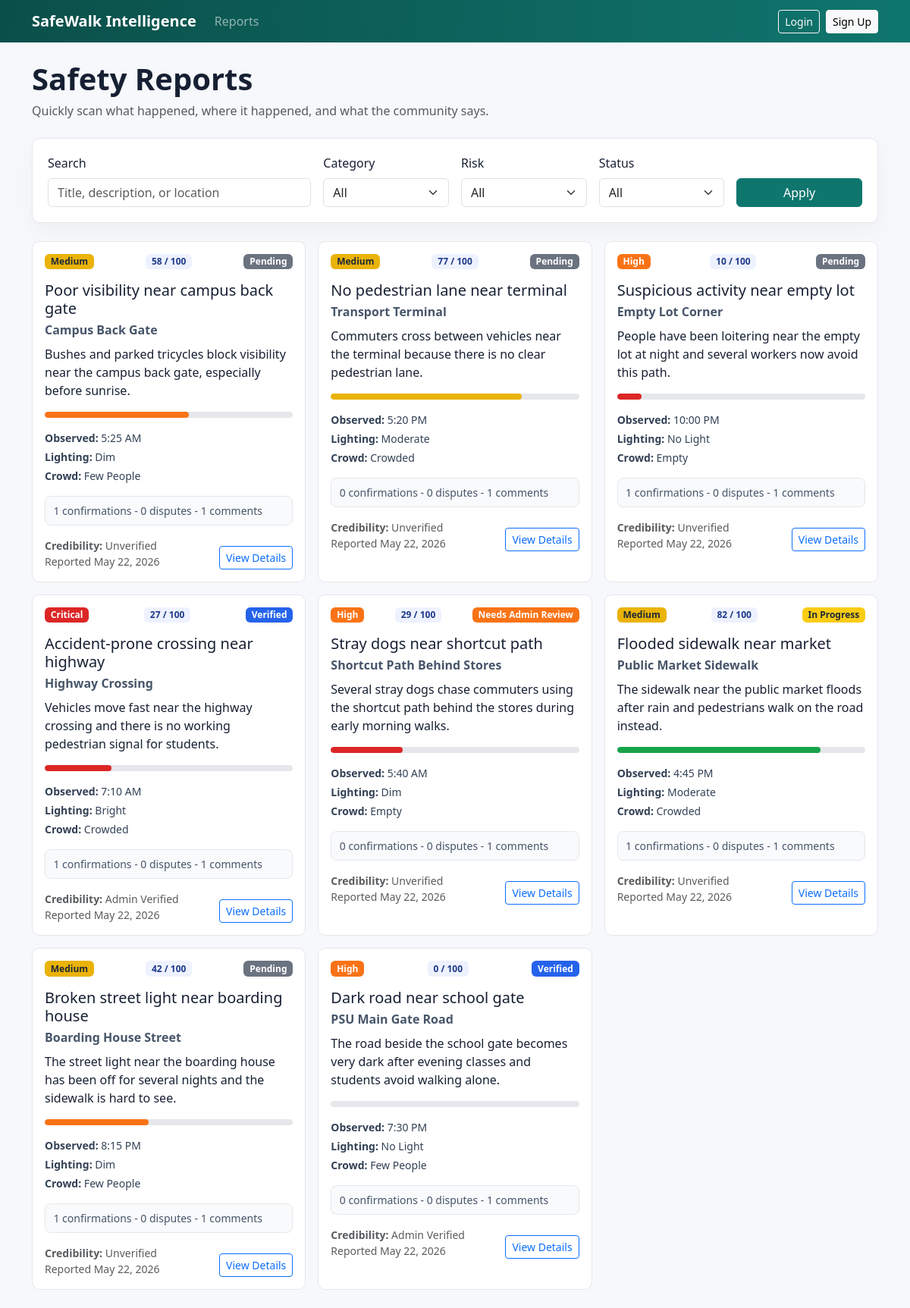
The page /reports/ on the database its author committed.
### reports/models.py (models this page shows, shortened)
class SafetyReport(models.Model):
    class Category(models.TextChoices):
        DARK_AREA = "dark_area", "Dark Area"
        BROKEN_STREET_LIGHT = "broken_street_light", "Broken Street Light"
        FLOODED_ROAD = "flooded_road", "Flooded Road"
        STRAY_DOGS = "stray_dogs", "Stray Dogs"
        ACCIDENT_PRONE = "accident_prone_area", "Accident-Prone Area"
        SUSPICIOUS_ACTIVITY = "suspicious_activity", "Suspicious Activity"
        BROKEN_SIDEWALK = "broken_sidewalk", "Broken Sidewalk"
        UNSAFE_SHORTCUT = "unsafe_shortcut", "Unsafe Shortcut"
        HARASSMENT_CONCERN = "harassment_concern", "Harassment Concern"
        POOR_VISIBILITY = "poor_visibility", "Poor Visibility"
        NO_PEDESTRIAN_LANE = "no_pedestrian_lane", "No Pedestrian Lane"
        OTHER = "other", "Other"
    class RiskLevel(models.TextChoices):
        LOW = "low", "Low"
        MEDIUM = "medium", "Medium"
        HIGH = "high", "High"
        CRITICAL = "critical", "Critical"
    class Status(models.TextChoices):
        PENDING = "pending", "Pending"
        VERIFIED = "verified", "Verified"
        IN_PROGRESS = "in_progress", "In Progress"
        RESOLVED = "resolved", "Resolved"
        REJECTED = "rejected", "Rejected"
        NEEDS_REVIEW = "needs_admin_review", "Needs Admin Review"
    class LightingCondition(models.TextChoices):
        BRIGHT = "bright", "Bright"
        MODERATE = "moderate", "Moderate"
        DIM = "dim", "Dim"
        NO_LIGHT = "no_light", "No Light"
    class CrowdLevel(models.TextChoices):
        CROWDED = "crowded", "Crowded"
        MODERATE = "moderate", "Moderate"
        FEW = "few_people", "Few People"
        EMPTY = "empty", "Empty"
    class DayType(models.TextChoices):
        WEEKDAY = "weekday", "Weekday"
        WEEKEND = "weekend", "Weekend"
    class VisibilityLevel(models.TextChoices):
        PUBLIC = "public", "Public"
        ANONYMOUS_PUBLIC = "anonymous_public", "Anonymous Public"
        ADMIN_ONLY = "admin_only", "Admin Only"
    class CredibilityLabel(models.TextChoices):
        UNVERIFIED = "unverified", "Unverified"
        COMMUNITY_SUPPORTED = "community_supported", "Community Supported"
        STRONG_EVIDENCE = "strong_evidence", "Strong Evidence"
        ADMIN_VERIFIED = "admin_verified", "Admin Verified"
    user = models.ForeignKey(
        settings.AUTH_USER_MODEL,
        on_delete=models.SET_NULL,
        null=True,
        blank=True,
        related_name="safety_reports",
    )
    title = models.CharField(max_length=120)
    category = models.CharField(max_length=40, choices=Category.choices)
    description = models.TextField(max_length=2000)
    location_name = models.CharField(max_length=160)
    latitude = models.DecimalField(
        max_digits=9,
        decimal_places=6,
        validators=[MinValueValidator(Decimal("-90")), MaxValueValidator(Decimal("90"))],
    )
    longitude = models.DecimalField(
        max_digits=9,
        decimal_places=6,
        validators=[MinValueValidator(Decimal("-180")), MaxValueValidator(Decimal("180"))],
    )
    risk_level = models.CharField(max_length=20, choices=RiskLevel.choices)
    status = models.CharField(max_length=32, choices=Status.choices, default=Status.PENDING)
    time_observed = models.TimeField(default=current_local_time)
    day_type = models.CharField(max_length=16, choices=DayType.choices, default=DayType.WEEKDAY)
    lighting_condition = models.CharField(
        max_length=20,
        choices=LightingCondition.choices,
        default=LightingCondition.MODERATE,
    )
    crowd_level = models.CharField(max_length=20, choices=CrowdLevel.choices, default=CrowdLevel.MODERATE)
    is_anonymous = models.BooleanField(default=False)
    visibility_level = models.CharField(
        max_length=24,
        choices=VisibilityLevel.choices,
        default=VisibilityLevel.PUBLIC,
    )
    photo = models.ImageField(upload_to="report_photos/", blank=True, null=True)
    safety_score = models.PositiveSmallIntegerField(
        default=70,
        validators=[MinValueValidator(0), MaxValueValidator(100)],
    )
    evidence_score = models.PositiveSmallIntegerField(
        default=0,
        validators=[MinValueValidator(0), MaxValueValidator(100)],
    )
    credibility_label = models.CharField(
        max_length=32,
        choices=CredibilityLabel.choices,
        default=CredibilityLabel.UNVERIFIED,
    )
    created_at = models.DateTimeField(auto_now_add=True)
    updated_at = models.DateTimeField(auto_now=True)
    class Meta:
        ordering = ["-created_at"]
        indexes = [
            models.Index(fields=["location_name"]),
            models.Index(fields=["category", "risk_level"]),
            models.Index(fields=["status"]),
        ]
    @property
    def score_label(self):
        if self.safety_score <= 30:
            return "Dangerous"
        if self.safety_score <= 60:
            return "Caution"
        if self.safety_score <= 80:
            return "Moderately Safe"
        return "Safe"
    @property
    def confirmation_count(self):
        return self.confirmations.filter(confirmation_type=ReportConfirmation.ConfirmationType.CONFIRMED).count()
    @property
    def dispute_count(self):
        return self.confirmations.filter(confirmation_type=ReportConfirmation.ConfirmationType.DISPUTED).count()
    @property
    def comment_count(self):
        return self.confirmations.exclude(comment__exact="").count()

### reports/views.py (the view)
# urls.py: path("", views.report_list_page, name="report_list"),
def report_list_page(request):
    reports = visible_reports_for_user(request.user)
    query = request.GET.get("q", "").strip()
    category = request.GET.get("category", "")
    risk_level = request.GET.get("risk_level", "")
    status_value = request.GET.get("status", "")
    if query:
        reports = reports.filter(Q(title__icontains=query) | Q(description__icontains=query) | Q(location_name__icontains=query))
    if category:
        reports = reports.filter(category=category)
    if risk_level:
        reports = reports.filter(risk_level=risk_level)
    if status_value:
        reports = reports.filter(status=status_value)
    context = {
        "reports": reports,
        "category_choices": SafetyReport.Category.choices,
        "risk_choices": SafetyReport.RiskLevel.choices,
        "status_choices": SafetyReport.Status.choices,
        "filters": {"q": query, "category": category, "risk_level": risk_level, "status": status_value},
    }
    return render(request, "reports/report_list.html", context)

### accounts/permissions.py (called while the page is built)
def user_is_admin(user):
    if not user or not user.is_authenticated:
        return False
    return user.is_staff or user.is_superuser or getattr(getattr(user, "profile", None), "is_admin_role", False)

### reports/views.py (called while the page is built)
def visible_reports_for_user(user):
    qs = SafetyReport.objects.select_related("user", "user__profile").prefetch_related("confirmations")
    if user_is_admin(user):
        return qs
    public_filter = ~Q(visibility_level=SafetyReport.VisibilityLevel.ADMIN_ONLY)
    if user and user.is_authenticated:
        return qs.filter(public_filter | Q(user=user))
    return qs.filter(public_filter)

### templates/reports/report_list.html (shortened to what this page needs)
{% extends "base.html" %}
{% block content %}
<div class="d-flex justify-content-between align-items-start flex-wrap gap-3 mb-4">
    <div>
        <h1 class="page-title">Safety Reports</h1>
        <p class="text-muted mb-0">Quickly scan what happened, where it happened, and what the community says.</p>
    </div>
</div>
<form class="section-panel mb-4" method="get">
    <div class="row g-3 align-items-end">
        <div class="col-md-4">
            <label class="form-label">Search</label>
            <input class="form-control" name="q" value="{{ filters.q }}" placeholder="Title, description, or location">
        </div>
        <div class="col-md-2">
            <label class="form-label">Category</label>
            <select class="form-select" name="category">
                <option value="">All</option>
            </select>
        </div>
        <div class="col-md-2">
            <label class="form-label">Risk</label>
            <select class="form-select" name="risk_level">
                <option value="">All</option>
            </select>
        </div>
        <div class="col-md-2">
            <label class="form-label">Status</label>
            <select class="form-select" name="status">
                <option value="">All</option>
            </select>
        </div>
        <div class="col-md-2">
            <button class="btn btn-safewalk w-100">Apply</button>
        </div>
    </div>
</form>
<div class="row g-3">
    {% for report in reports %}
        <div class="col-md-6 col-xl-4">
            <article class="report-card h-100 enhanced-report-card">
                <div class="d-flex justify-content-between gap-2 flex-wrap">
                    <span class="badge risk-{{ report.risk_level }}">{{ report.get_risk_level_display }}</span>
                    <span class="badge score-badge">{{ report.safety_score }} / 100</span>
                    <span class="badge status-{{ report.status }}">{{ report.get_status_display }}</span>
                </div>
                <h2 class="h5 mt-3 mb-1">{{ report.title }}</h2>
                <p class="location-line mb-2">{{ report.location_name }}</p>
                <p class="line-clamp mb-3">{{ report.description }}</p>
                <div class="safety-progress mb-3" aria-label="Safety score progress">
                    <div class="safety-progress-bar score-{{ report.score_label|slugify }}" style="width: {{ report.safety_score }}%"></div>
                </div>
                <div class="report-facts small mb-3">
                    <div><strong>Observed:</strong> {{ report.time_observed|time:"g:i A" }}</div>
                    <div><strong>Lighting:</strong> {{ report.get_lighting_condition_display }}</div>
                    <div><strong>Crowd:</strong> {{ report.get_crowd_level_display }}</div>
                </div>
                <div class="community-line small mb-3">
                    {{ report.confirmation_count }} confirmations - {{ report.dispute_count }} disputes - {{ report.comment_count }} comments
                </div>
                <div class="d-flex justify-content-between align-items-end gap-2">
                    <div class="small text-muted">
                        <div><strong>Credibility:</strong> {{ report.get_credibility_label_display }}</div>
                        <div>Reported {{ report.created_at|date:"M d, Y" }}</div>
                    </div>
                    <a class="btn btn-sm btn-outline-primary" href="{% url 'report_detail' report.pk %}">View Details</a>
                </div>
            </article>
        </div>
    {% empty %}
        <div class="col-12">
            <div class="empty-state">No reports match the current filters.</div>
        </div>
    {% endfor %}
</div>
{% endblock %}

### templates/base.html (shortened to what this page needs)
{% load static %}
<!doctype html>
<html lang="en">
<head>
    <link href="https://cdn.jsdelivr.net/npm/bootstrap@5.3.3/dist/css/bootstrap.min.css" rel="stylesheet">
    <link rel="stylesheet" href="https://cdn.jsdelivr.net/npm/bootstrap-icons@1.11.3/font/bootstrap-icons.min.css">
    <link rel="stylesheet" href="https://unpkg.com/leaflet/dist/leaflet.css">
    <link rel="stylesheet" href="{% static 'css/style.css' %}?v=20260522-weather-dashboard">
</head>
<body class="{% block body_class %}{% endblock %}">
{% block site_nav %}
<nav class="navbar navbar-expand-lg navbar-dark bg-safewalk sticky-top">
    <div class="container">
        <a class="navbar-brand fw-bold" href="{% url 'home' %}">SafeWalk Intelligence</a>
        <div class="collapse navbar-collapse" id="mainNav">
            <ul class="navbar-nav me-auto mb-2 mb-lg-0">
                <li class="nav-item"><a class="nav-link" href="{% url 'report_list' %}">Reports</a></li>
            </ul>
            <div class="d-flex align-items-center gap-2">
                {% if user.is_authenticated %}
                    <span class="navbar-text small">Trust: {{ user.profile.trust_score }}</span>
                    <a class="btn btn-outline-light btn-sm" href="{% url 'logout' %}">Logout</a>
                {% else %}
                    <a class="btn btn-outline-light btn-sm" href="{% url 'login' %}">Login</a>
                    <a class="btn btn-light btn-sm" href="{% url 'signup' %}">Sign Up</a>
                {% endif %}
            </div>
        </div>
    </div>
</nav>
{% endblock %}
<main class="page-shell {% block main_class %}{% endblock %}">
    <div class="{% block content_container_class %}container py-4{% endblock %}">
        {% block content %}{% endblock %}
    </div>
</main>
</body>
</html>

### rows shown on the page
SafetyReport: risk_level "Medium", safety_score "58", status "Pending", title "Poor visibility near campus back gate", location_name "Campus Back Gate", description "Bushes and parked tricycles block visibility near the campus back gate, especially before sunrise.", time_observed "5:25 AM", lighting_condition "Dim", crowd_level "Few People", confirmation_count "1", dispute_count "0", comment_count "1", credibility_label "Unverified", created_at "May 22, 2026"
SafetyReport: risk_level "Medium", safety_score "77", status "Pending", title "No pedestrian lane near terminal", location_name "Transport Terminal", description "Commuters cross between vehicles near the terminal because there is no clear pedestrian lane.", time_observed "5:20 PM", lighting_condition "Moderate", crowd_level "Crowded", confirmation_count "0", dispute_count "0", comment_count "1", credibility_label "Unverified", created_at "May 22, 2026"
SafetyReport: risk_level "High", safety_score "10", status "Pending", title "Suspicious activity near empty lot", location_name "Empty Lot Corner", description "People have been loitering near the empty lot at night and several workers now avoid this path.", time_observed "10:00 PM", lighting_condition "No Light", crowd_level "Empty", confirmation_count "1", dispute_count "0", comment_count "1", credibility_label "Unverified", created_at "May 22, 2026"
SafetyReport: risk_level "Critical", safety_score "27", status "Verified", title "Accident-prone crossing near highway", location_name "Highway Crossing", description "Vehicles move fast near the highway crossing and there is no working pedestrian signal for students.", time_observed "7:10 AM", lighting_condition "Bright", crowd_level "Crowded", confirmation_count "1", dispute_count "0", comment_count "1", credibility_label "Admin Verified", created_at "May 22, 2026"
SafetyReport: risk_level "High", safety_score "29", status "Needs Admin Review", title "Stray dogs near shortcut path", location_name "Shortcut Path Behind Stores", description "Several stray dogs chase commuters using the shortcut path behind the stores during early morning walks.", time_observed "5:40 AM", lighting_condition "Dim", crowd_level "Empty", confirmation_count "0", dispute_count "0", comment_count "1", credibility_label "Unverified", created_at "May 22, 2026"
SafetyReport: risk_level "Medium", safety_score "82", status "In Progress", title "Flooded sidewalk near market", location_name "Public Market Sidewalk", description "The sidewalk near the public market floods after rain and pedestrians walk on the road instead.", time_observed "4:45 PM", lighting_condition "Moderate", crowd_level "Crowded", confirmation_count "1", dispute_count "0", comment_count "1", credibility_label "Unverified", created_at "May 22, 2026"
SafetyReport: risk_level "Medium", safety_score "42", status "Pending", title "Broken street light near boarding house", location_name "Boarding House Street", description "The street light near the boarding house has been off for several nights and the sidewalk is hard to see.", time_observed "8:15 PM", lighting_condition "Dim", crowd_level "Few People", confirmation_count "1", dispute_count "0", comment_count "1", credibility_label "Unverified", created_at "May 22, 2026"
SafetyReport: risk_level "High", safety_score "0", status "Verified", title "Dark road near school gate", location_name "PSU Main Gate Road", description "The road beside the school gate becomes very dark after evening classes and students avoid walking alone.", time_observed "7:30 PM", lighting_condition "No Light", crowd_level "Few People", confirmation_count "0", dispute_count "0", comment_count "1", credibility_label "Admin Verified", created_at "May 22, 2026"
